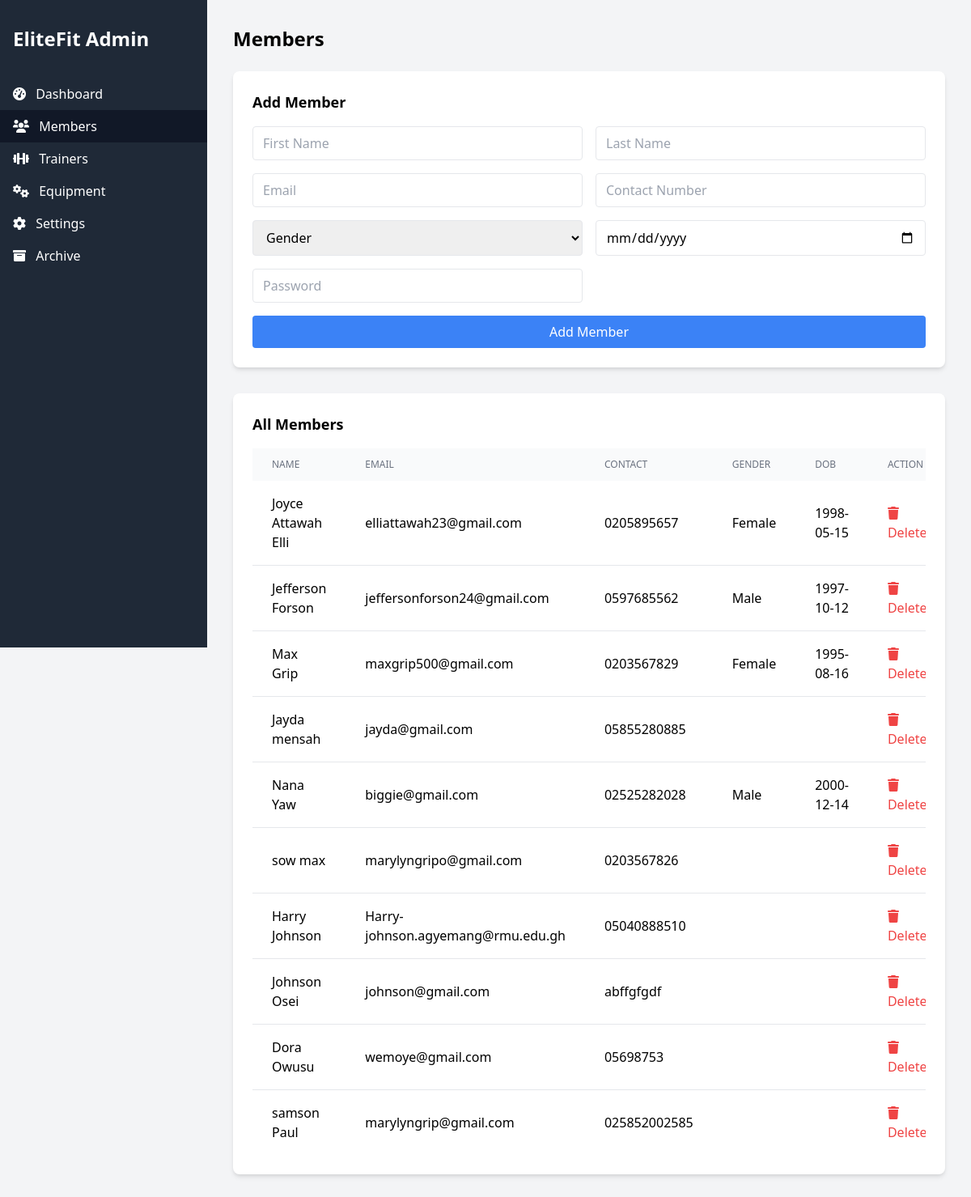
/admin/members.php (signed in), run on the app's committed database.
### tables this page shows
CREATE TABLE IF NOT EXISTS `users` (
  `user_id` int NOT NULL AUTO_INCREMENT,
  `first_name` varchar(50) NOT NULL,
  `last_name` varchar(50) NOT NULL,
  `email` varchar(100) NOT NULL,
  `contact_number` varchar(15) NOT NULL,
  `password_hash` varchar(255) NOT NULL,
  `role` enum('member','trainer','admin','equipment_manager') NOT NULL DEFAULT 'member',
  `location` varchar(50) DEFAULT NULL,
  `gender` enum('male','female','other') DEFAULT NULL,
  `date_of_birth` date DEFAULT NULL,
  `profile_picture` varchar(255) DEFAULT NULL,
  `date_registered` timestamp NULL DEFAULT CURRENT_TIMESTAMP,
  `is_active` tinyint(1) DEFAULT '1',
  `is_verified` tinyint(1) DEFAULT '0',
  `verify_token` varchar(64) DEFAULT NULL,
  `token_expires` datetime DEFAULT NULL,
  `is_archived` tinyint(1) DEFAULT '0',
  `archived_at` datetime DEFAULT NULL,
  `reset_token` varchar(255) DEFAULT NULL,
  `reset_expires` datetime DEFAULT NULL,
  `password_otp_hash` varchar(255) DEFAULT NULL,
  `password_otp_expires` datetime DEFAULT NULL,
  `password_otp_attempts` int DEFAULT '0',
  PRIMARY KEY (`user_id`),
  UNIQUE KEY `email` (`email`),
  UNIQUE KEY `contact_number` (`contact_number`)
);

### admin/members.php (the view, shortened to what this page needs)
<?php
require_once('../config.php');
$result = $conn->query("SELECT * FROM users WHERE role = 'member' AND is_archived = 0 ORDER BY date_registered DESC");
$members = $result->fetch_all(MYSQLI_ASSOC);
?><!DOCTYPE html>
<html lang="en">
<head>
    <link href="https://cdn.jsdelivr.net/npm/tailwindcss@2.2.19/dist/tailwind.min.css" rel="stylesheet">
    <link href="https://cdnjs.cloudflare.com/ajax/libs/font-awesome/6.0.0/css/all.min.css" rel="stylesheet">
</head>
<body class="bg-gray-100">
    <div class="min-h-screen flex">
        <div class="bg-gray-800 text-white w-64 py-4 flex-shrink-0 h-screen fixed top-0 left-0 z-30">
            <div class="px-4 mt-4"><h1 class="text-2xl font-bold mb-8">EliteFit Admin</h1></div>
            <nav class="mt-8">
                <a href="dashboard.php" class="block px-4 py-2 hover:bg-gray-700"><i class="fas fa-tachometer-alt mr-2"></i> Dashboard</a>
                <a href="#" class="block px-4 py-2 bg-gray-900 hover:bg-gray-700"><i class="fas fa-users mr-2"></i> Members</a>
                <a href="trainers.php" class="block px-4 py-2 hover:bg-gray-700"><i class="fas fa-dumbbell mr-2"></i> Trainers</a>
                <a href="equipment.php" class="block px-4 py-2 hover:bg-gray-700"><i class="fas fa-cogs mr-2"></i> Equipment</a>
                <a href="settings.php" class="block px-4 py-2 hover:bg-gray-700"><i class="fas fa-cog mr-2"></i> Settings</a>
                <a href="archive.php" class="block px-4 py-2 hover:bg-gray-700"><i class="fas fa-archive mr-2"></i> Archive</a>
            </nav>
        </div>
        <div class="flex-1 overflow-x-hidden overflow-y-auto p-8 ml-64">
            <h2 class="text-2xl font-semibold mb-6">Members</h2>
            <div class="bg-white rounded-lg shadow-md p-6 mb-8">
                <h3 class="text-lg font-semibold mb-4">Add Member</h3>
                <form method="POST" class="grid grid-cols-1 md:grid-cols-2 gap-4">
                    <input type="text" name="first_name" placeholder="First Name" required class="border rounded px-3 py-2">
                    <input type="text" name="last_name" placeholder="Last Name" required class="border rounded px-3 py-2">
                    <input type="email" name="email" placeholder="Email" required class="border rounded px-3 py-2">
                    <input type="text" name="contact_number" placeholder="Contact Number" required class="border rounded px-3 py-2">
                    <select name="gender" required class="border rounded px-3 py-2">
                        <option value="">Gender</option>
                    </select>
                    <input type="date" name="date_of_birth" placeholder="Date of Birth" required class="border rounded px-3 py-2">
                    <input type="password" name="password" placeholder="Password" required class="border rounded px-3 py-2">
                    <button type="submit" name="add_member" class="bg-blue-500 text-white rounded px-4 py-2 col-span-1 md:col-span-2">Add Member</button>
                </form>
            </div>
            <div class="bg-white rounded-lg shadow-md p-6">
                <h3 class="text-lg font-semibold mb-4">All Members</h3>
                <div class="overflow-x-auto">
                <table class="min-w-full table-auto">
                    <thead class="bg-gray-50">
                        <tr>
                            <th class="px-6 py-3 text-left text-xs font-medium text-gray-500 uppercase">Name</th>
                            <th class="px-6 py-3 text-left text-xs font-medium text-gray-500 uppercase">Email</th>
                            <th class="px-6 py-3 text-left text-xs font-medium text-gray-500 uppercase">Contact</th>
                            <th class="px-6 py-3 text-left text-xs font-medium text-gray-500 uppercase">Gender</th>
                            <th class="px-6 py-3 text-left text-xs font-medium text-gray-500 uppercase">DOB</th>
                            <th class="px-6 py-3 text-left text-xs font-medium text-gray-500 uppercase">Action</th>
                        </tr>
                    </thead>
                    <tbody class="bg-white divide-y divide-gray-200">
                        <?php foreach ($members as $member): ?>
                        <tr>
                            <td class="px-6 py-4"><?php echo htmlspecialchars(($member['first_name'] ?? '') . ' ' . ($member['last_name'] ?? '')); ?></td>
                            <td class="px-6 py-4"><?php echo htmlspecialchars($member['email'] ?? ''); ?></td>
                            <td class="px-6 py-4"><?php echo htmlspecialchars($member['contact_number'] ?? ''); ?></td>
                            <td class="px-6 py-4"><?php echo htmlspecialchars(ucfirst($member['gender'] ?? '')); ?></td>
                            <td class="px-6 py-4"><?php echo htmlspecialchars($member['date_of_birth'] ?? ''); ?></td>
                            <td class="px-6 py-4">
                                <a href="?delete_member=<?php echo $member['user_id']; ?>" data-confirm="Are you sure you want to delete this member?" class="text-red-500 hover:underline"><i class="fas fa-trash"></i> Delete</a>
                            </td>
                        </tr>
                        <?php endforeach; ?>
                    </tbody>
                </table>
                </div>
            </div>
        </div>
    </div>
</body>
</html>

### data on the page
users: first_name+last_name "Joyce Attawah Elli", email "elliattawah23@gmail.com", contact_number "0205895657", gender "Female", date_of_birth "1998-05-15"
users: first_name+last_name "Jefferson Forson", email "jeffersonforson24@gmail.com", contact_number "0597685562", gender "Male", date_of_birth "1997-10-12"
users: first_name+last_name "Max Grip", email "maxgrip500@gmail.com", contact_number "0203567829", gender "Female", date_of_birth "1995-08-16"
users: first_name+last_name "Jayda mensah", email "jayda@gmail.com", contact_number "05855280885"
users: first_name+last_name "Nana Yaw", email "biggie@gmail.com", contact_number "02525282028", gender "Male", date_of_birth "2000-12-14"
users: first_name+last_name "sow max", email "marylyngripo@gmail.com", contact_number "0203567826"
users: first_name+last_name "Harry Johnson", email "Harry-johnson.agyemang@rmu.edu.gh", contact_number "05040888510"
users: first_name+last_name "Johnson Osei", email "johnson@gmail.com", contact_number "abffgfgdf"
users: first_name+last_name "Dora Owusu", email "wemoye@gmail.com", contact_number "05698753"
users: first_name+last_name "samson Paul", email "marylyngrip@gmail.com", contact_number "025852002585"
